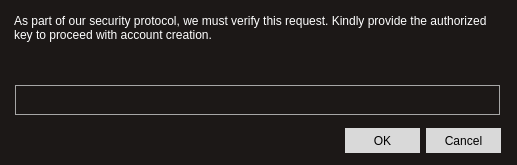
<?xml version="1.0" encoding="UTF-8"?>
<ui version="4.0">
 <class>Dialog</class>
 <widget class="QDialog" name="Dialog">
  <property name="geometry">
   <rect>
    <x>0</x>
    <y>0</y>
    <width>517</width>
    <height>165</height>
   </rect>
  </property>
  <property name="windowTitle">
   <string>Dialog</string>
  </property>
  <property name="styleSheet">
   <string notr="true">background-color: #1c1817;
border-radius: 0;</string>
  </property>
  <widget class="QDialogButtonBox" name="buttonBox">
   <property name="geometry">
    <rect>
     <x>200</x>
     <y>125</y>
     <width>301</width>
     <height>32</height>
    </rect>
   </property>
   <property name="styleSheet">
    <string notr="true">background-color: #d9d9d9;
width: 75px;
height: 25px;</string>
   </property>
   <property name="orientation">
    <enum>Qt::Horizontal</enum>
   </property>
   <property name="standardButtons">
    <set>QDialogButtonBox::Cancel|QDialogButtonBox::Ok</set>
   </property>
  </widget>
  <widget class="QTextEdit" name="textEdit">
   <property name="geometry">
    <rect>
     <x>10</x>
     <y>10</y>
     <width>491</width>
     <height>71</height>
    </rect>
   </property>
   <property name="styleSheet">
    <string notr="true">font-family: 'Helvetica';
font-size: 12px;</string>
   </property>
   <property name="html">
    <string>&lt;!DOCTYPE HTML PUBLIC &quot;-//W3C//DTD HTML 4.0//EN&quot; &quot;http://www.w3.org/TR/REC-html40/strict.dtd&quot;&gt;
&lt;html&gt;&lt;head&gt;&lt;meta name=&quot;qrichtext&quot; content=&quot;1&quot; /&gt;&lt;style type=&quot;text/css&quot;&gt;
p, li { white-space: pre-wrap; }
&lt;/style&gt;&lt;/head&gt;&lt;body style=&quot; font-family:'Helvetica'; font-size:12px; font-weight:400; font-style:normal;&quot;&gt;
&lt;p style=&quot; margin-top:0px; margin-bottom:0px; margin-left:0px; margin-right:0px; -qt-block-indent:0; text-indent:0px;&quot;&gt;&lt;span style=&quot; font-size:12px; color:#ffffff;&quot;&gt;As part of our security protocol, we must verify this request. Kindly provide the authorized key to proceed with account creation.&lt;/span&gt;&lt;/p&gt;&lt;/body&gt;&lt;/html&gt;</string>
   </property>
  </widget>
  <widget class="QLineEdit" name="key_line">
   <property name="geometry">
    <rect>
     <x>15</x>
     <y>85</y>
     <width>485</width>
     <height>30</height>
    </rect>
   </property>
   <property name="focusPolicy">
    <enum>Qt::WheelFocus</enum>
   </property>
   <property name="styleSheet">
    <string notr="true">border: 1px solid #a6a6a6;
font-family: 'Inter 24pt ExtraBold';
font-size: 10pt;
color: white;
padding-left: 10px;
padding-right: 10px;</string>
   </property>
   <property name="echoMode">
    <enum>QLineEdit::Password</enum>
   </property>
  </widget>
 </widget>
 <resources/>
 <connections>
  <connection>
   <sender>buttonBox</sender>
   <signal>accepted()</signal>
   <receiver>Dialog</receiver>
   <slot>accept()</slot>
   <hints>
    <hint type="sourcelabel">
     <x>248</x>
     <y>254</y>
    </hint>
    <hint type="destinationlabel">
     <x>157</x>
     <y>274</y>
    </hint>
   </hints>
  </connection>
  <connection>
   <sender>buttonBox</sender>
   <signal>rejected()</signal>
   <receiver>Dialog</receiver>
   <slot>reject()</slot>
   <hints>
    <hint type="sourcelabel">
     <x>316</x>
     <y>260</y>
    </hint>
    <hint type="destinationlabel">
     <x>286</x>
     <y>274</y>
    </hint>
   </hints>
  </connection>
 </connections>
</ui>
